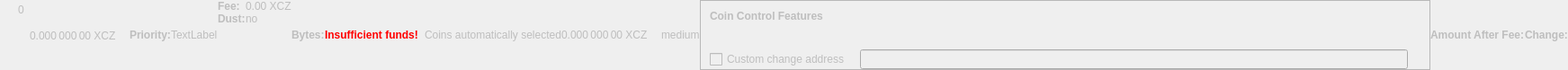
    <widget class="QWidget" name="dummyHideWidget" native="true">
     <property name="enabled">
      <bool>false</bool>
     </property>
     <property name="maximumSize">
      <size>
       <width>100</width>
       <height>22</height>
      </size>
     </property>
     <layout class="QHBoxLayout" name="dummyHideLayout">
      <property name="spacing">
       <number>0</number>
      </property>
      <property name="margin">
       <number>0</number>
      </property>
      <item>
       <layout class="QFormLayout" name="formLayoutCoinControl1">
        <property name="horizontalSpacing">
         <number>10</number>
        </property>
        <property name="verticalSpacing">
         <number>14</number>
        </property>
        <property name="leftMargin">
         <number>10</number>
        </property>
        <property name="topMargin">
         <number>4</number>
        </property>
        <property name="rightMargin">
         <number>6</number>
        </property>
        <item row="0" column="1">
         <widget class="QLabel" name="labelCoinControlBytes">
          <property name="cursor">
           <cursorShape>IBeamCursor</cursorShape>
          </property>
          <property name="contextMenuPolicy">
           <enum>Qt::ActionsContextMenu</enum>
          </property>
          <property name="text">
           <string notr="true">0</string>
          </property>
          <property name="textInteractionFlags">
           <set>Qt::LinksAccessibleByMouse|Qt::TextSelectableByKeyboard|Qt::TextSelectableByMouse</set>
          </property>
         </widget>
        </item>
       </layout>
      </item>
      <item>
       <widget class="QLabel" name="labelCoinControlAfterFee">
        <property name="enabled">
         <bool>false</bool>
        </property>
        <property name="sizePolicy">
         <sizepolicy hsizetype="Fixed" vsizetype="Fixed">
          <horstretch>0</horstretch>
          <verstretch>0</verstretch>
         </sizepolicy>
        </property>
        <property name="minimumSize">
         <size>
          <width>111</width>
          <height>12</height>
         </size>
        </property>
        <property name="maximumSize">
         <size>
          <width>111</width>
          <height>12</height>
         </size>
        </property>
        <property name="cursor">
         <cursorShape>IBeamCursor</cursorShape>
        </property>
        <property name="contextMenuPolicy">
         <enum>Qt::ActionsContextMenu</enum>
        </property>
        <property name="text">
         <string notr="true">0.000 000 00 XCZ</string>
        </property>
        <property name="textInteractionFlags">
         <set>Qt::LinksAccessibleByMouse|Qt::TextSelectableByKeyboard|Qt::TextSelectableByMouse</set>
        </property>
       </widget>
      </item>
      <item>
       <widget class="QLabel" name="labelCoinControlPriorityText">
        <property name="enabled">
         <bool>false</bool>
        </property>
        <property name="font">
         <font>
          <weight>75</weight>
          <bold>true</bold>
         </font>
        </property>
        <property name="text">
         <string>Priority:</string>
        </property>
       </widget>
      </item>
      <item>
       <layout class="QHBoxLayout" name="horizontalLayout">
        <item>
         <widget class="QLabel" name="WarningLabel">
          <property name="text">
           <string>TextLabel</string>
          </property>
         </widget>
        </item>
       </layout>
      </item>
      <item>
       <layout class="QFormLayout" name="formLayoutCoinControl3">
        <property name="horizontalSpacing">
         <number>0</number>
        </property>
        <property name="verticalSpacing">
         <number>0</number>
        </property>
        <property name="leftMargin">
         <number>0</number>
        </property>
        <property name="topMargin">
         <number>0</number>
        </property>
        <property name="rightMargin">
         <number>0</number>
        </property>
        <item row="0" column="0">
         <widget class="QLabel" name="labelCoinControlFeeText">
          <property name="enabled">
           <bool>false</bool>
          </property>
          <property name="font">
           <font>
            <weight>75</weight>
            <bold>true</bold>
           </font>
          </property>
          <property name="text">
           <string>Fee:</string>
          </property>
          <property name="margin">
           <number>0</number>
          </property>
         </widget>
        </item>
        <item row="0" column="1">
         <widget class="QLabel" name="labelCoinControlFee">
          <property name="enabled">
           <bool>false</bool>
          </property>
          <property name="cursor">
           <cursorShape>IBeamCursor</cursorShape>
          </property>
          <property name="contextMenuPolicy">
           <enum>Qt::ActionsContextMenu</enum>
          </property>
          <property name="text">
           <string notr="true">0.00 XCZ</string>
          </property>
          <property name="textInteractionFlags">
           <set>Qt::LinksAccessibleByMouse|Qt::TextSelectableByKeyboard|Qt::TextSelectableByMouse</set>
          </property>
         </widget>
        </item>
        <item row="1" column="0">
         <widget class="QLabel" name="labelCoinControlLowOutputText">
          <property name="enabled">
           <bool>false</bool>
          </property>
          <property name="font">
           <font>
            <weight>75</weight>
            <bold>true</bold>
           </font>
          </property>
          <property name="text">
           <string>Dust:</string>
          </property>
         </widget>
        </item>
        <item row="1" column="1">
         <widget class="QLabel" name="labelCoinControlLowOutput">
          <property name="enabled">
           <bool>false</bool>
          </property>
          <property name="cursor">
           <cursorShape>IBeamCursor</cursorShape>
          </property>
          <property name="contextMenuPolicy">
           <enum>Qt::ActionsContextMenu</enum>
          </property>
          <property name="text">
           <string>no</string>
          </property>
          <property name="textInteractionFlags">
           <set>Qt::LinksAccessibleByMouse|Qt::TextSelectableByKeyboard|Qt::TextSelectableByMouse</set>
          </property>
         </widget>
        </item>
       </layout>
      </item>
      <item>
       <widget class="QLabel" name="labelCoinControlBytesText">
        <property name="enabled">
         <bool>false</bool>
        </property>
        <property name="font">
         <font>
          <weight>75</weight>
          <bold>true</bold>
         </font>
        </property>
        <property name="text">
         <string>Bytes:</string>
        </property>
       </widget>
      </item>
      <item>
       <layout class="QFormLayout" name="formLayoutCoinControl2">
        <property name="horizontalSpacing">
         <number>0</number>
        </property>
        <property name="verticalSpacing">
         <number>0</number>
        </property>
        <property name="leftMargin">
         <number>0</number>
        </property>
        <property name="topMargin">
         <number>0</number>
        </property>
        <property name="rightMargin">
         <number>0</number>
        </property>
       </layout>
      </item>
      <item>
       <layout class="QHBoxLayout" name="horizontalLayoutCoinControl2">
        <property name="spacing">
         <number>0</number>
        </property>
        <property name="bottomMargin">
         <number>0</number>
        </property>
       </layout>
      </item>
      <item>
       <widget class="QLabel" name="labelCoinControlInsuffFunds">
        <property name="enabled">
         <bool>false</bool>
        </property>
        <property name="minimumSize">
         <size>
          <width>0</width>
          <height>0</height>
         </size>
        </property>
        <property name="font">
         <font>
          <weight>75</weight>
          <bold>true</bold>
         </font>
        </property>
        <property name="styleSheet">
         <string notr="true">color:red;font-weight:bold;</string>
        </property>
        <property name="text">
         <string>Insufficient funds!</string>
        </property>
        <property name="margin">
         <number>5</number>
        </property>
       </widget>
      </item>
      <item>
       <layout class="QFormLayout" name="formLayoutCoinControl4">
        <property name="horizontalSpacing">
         <number>0</number>
        </property>
        <property name="verticalSpacing">
         <number>0</number>
        </property>
        <property name="leftMargin">
         <number>0</number>
        </property>
        <property name="topMargin">
         <number>0</number>
        </property>
        <property name="rightMargin">
         <number>0</number>
        </property>
       </layout>
      </item>
      <item>
       <widget class="QLabel" name="labelCoinControlChangeLabel">
        <property name="enabled">
         <bool>false</bool>
        </property>
        <property name="sizePolicy">
         <sizepolicy hsizetype="Preferred" vsizetype="Expanding">
          <horstretch>0</horstretch>
          <verstretch>0</verstretch>
         </sizepolicy>
        </property>
        <property name="minimumSize">
         <size>
          <width>0</width>
          <height>0</height>
         </size>
        </property>
        <property name="text">
         <string/>
        </property>
        <property name="margin">
         <number>3</number>
        </property>
       </widget>
      </item>
      <item>
       <widget class="QLabel" name="labelCoinControlAutomaticallySelected">
        <property name="enabled">
         <bool>false</bool>
        </property>
        <property name="sizePolicy">
         <sizepolicy hsizetype="Fixed" vsizetype="Fixed">
          <horstretch>0</horstretch>
          <verstretch>0</verstretch>
         </sizepolicy>
        </property>
        <property name="minimumSize">
         <size>
          <width>0</width>
          <height>0</height>
         </size>
        </property>
        <property name="maximumSize">
         <size>
          <width>240</width>
          <height>16777215</height>
         </size>
        </property>
        <property name="text">
         <string>Coins automatically selected</string>
        </property>
        <property name="margin">
         <number>5</number>
        </property>
       </widget>
      </item>
      <item>
       <widget class="QLabel" name="labelCoinControlChange">
        <property name="enabled">
         <bool>false</bool>
        </property>
        <property name="sizePolicy">
         <sizepolicy hsizetype="Fixed" vsizetype="Fixed">
          <horstretch>0</horstretch>
          <verstretch>0</verstretch>
         </sizepolicy>
        </property>
        <property name="minimumSize">
         <size>
          <width>111</width>
          <height>0</height>
         </size>
        </property>
        <property name="maximumSize">
         <size>
          <width>111</width>
          <height>16777215</height>
         </size>
        </property>
        <property name="cursor">
         <cursorShape>IBeamCursor</cursorShape>
        </property>
        <property name="contextMenuPolicy">
         <enum>Qt::ActionsContextMenu</enum>
        </property>
        <property name="text">
         <string notr="true">0.000 000 00 XCZ</string>
        </property>
        <property name="textInteractionFlags">
         <set>Qt::LinksAccessibleByMouse|Qt::TextSelectableByKeyboard|Qt::TextSelectableByMouse</set>
        </property>
       </widget>
      </item>
      <item>
       <widget class="QLabel" name="labelCoinControlPriority">
        <property name="enabled">
         <bool>false</bool>
        </property>
        <property name="cursor">
         <cursorShape>IBeamCursor</cursorShape>
        </property>
        <property name="contextMenuPolicy">
         <enum>Qt::ActionsContextMenu</enum>
        </property>
        <property name="text">
         <string>medium</string>
        </property>
        <property name="textInteractionFlags">
         <set>Qt::LinksAccessibleByMouse|Qt::TextSelectableByKeyboard|Qt::TextSelectableByMouse</set>
        </property>
       </widget>
      </item>
      <item>
       <widget class="QFrame" name="frameCoinControl">
        <property name="sizePolicy">
         <sizepolicy hsizetype="Expanding" vsizetype="Expanding">
          <horstretch>0</horstretch>
          <verstretch>0</verstretch>
         </sizepolicy>
        </property>
        <property name="maximumSize">
         <size>
          <width>16777215</width>
          <height>16777215</height>
         </size>
        </property>
        <property name="frameShape">
         <enum>QFrame::StyledPanel</enum>
        </property>
        <property name="frameShadow">
         <enum>QFrame::Sunken</enum>
        </property>
        <layout class="QVBoxLayout" name="verticalLayoutCoinControl2_2">
         <property name="spacing">
          <number>0</number>
         </property>
         <property name="margin">
          <number>0</number>
         </property>
         <item>
          <layout class="QVBoxLayout" name="verticalLayoutCoinControl" stretch="0,0,0,1">
           <property name="spacing">
            <number>0</number>
           </property>
           <property name="leftMargin">
            <number>10</number>
           </property>
           <property name="topMargin">
            <number>10</number>
           </property>
           <item>
            <layout class="QHBoxLayout" name="horizontalLayoutCoinControl1">
             <property name="bottomMargin">
              <number>15</number>
             </property>
             <item>
              <widget class="QLabel" name="labelCoinControlFeatures">
               <property name="enabled">
                <bool>false</bool>
               </property>
               <property name="sizePolicy">
                <sizepolicy hsizetype="Preferred" vsizetype="Maximum">
                 <horstretch>0</horstretch>
                 <verstretch>0</verstretch>
                </sizepolicy>
               </property>
               <property name="font">
                <font>
                 <weight>75</weight>
                 <bold>true</bold>
                </font>
               </property>
               <property name="styleSheet">
                <string notr="true">font-weight:bold;</string>
               </property>
               <property name="text">
                <string>Coin Control Features</string>
               </property>
              </widget>
             </item>
            </layout>
           </item>
           <item>
            <widget class="QWidget" name="widgetCoinControl" native="true">
             <property name="sizePolicy">
              <sizepolicy hsizetype="Preferred" vsizetype="Preferred">
               <horstretch>0</horstretch>
               <verstretch>0</verstretch>
              </sizepolicy>
             </property>
             <property name="minimumSize">
              <size>
               <width>0</width>
               <height>0</height>
              </size>
             </property>
             <property name="styleSheet">
              <string notr="true"/>
             </property>
             <layout class="QHBoxLayout" name="horizontalLayoutCoinControl5_2">
              <property name="margin">
               <number>0</number>
              </property>
              <item>
               <layout class="QHBoxLayout" name="horizontalLayoutCoinControl3">
                <property name="spacing">
                 <number>20</number>
                </property>
                <property name="topMargin">
                 <number>0</number>
                </property>
                <property name="bottomMargin">
                 <number>10</number>
                </property>
               </layout>
              </item>
             </layout>
            </widget>
           </item>
           <item>
            <layout class="QHBoxLayout" name="horizontalLayoutCoinControl4" stretch="0,0,0">
             <property name="spacing">
              <number>12</number>
             </property>
             <property name="sizeConstraint">
              <enum>QLayout::SetDefaultConstraint</enum>
             </property>
             <property name="topMargin">
              <number>5</number>
             </property>
             <property name="rightMargin">
              <number>5</number>
             </property>
             <item>
              <widget class="QCheckBox" name="checkBoxCoinControlChange">
               <property name="enabled">
                <bool>false</bool>
               </property>
               <property name="toolTip">
                <string>If this is activated, but the change address is empty or invalid, change will be sent to a newly generated address.</string>
               </property>
               <property name="text">
                <string>Custom change address</string>
               </property>
              </widget>
             </item>
             <item>
              <widget class="QValidatedLineEdit" name="lineEditCoinControlChange">
               <property name="enabled">
                <bool>false</bool>
               </property>
               <property name="sizePolicy">
                <sizepolicy hsizetype="Expanding" vsizetype="Fixed">
                 <horstretch>0</horstretch>
                 <verstretch>0</verstretch>
                </sizepolicy>
               </property>
              </widget>
             </item>
             <item>
              <widget class="QLabel" name="labelCoinControlChangeLabel_2">
               <property name="sizePolicy">
                <sizepolicy hsizetype="Preferred" vsizetype="Expanding">
                 <horstretch>0</horstretch>
                 <verstretch>0</verstretch>
                </sizepolicy>
               </property>
               <property name="minimumSize">
                <size>
                 <width>0</width>
                 <height>0</height>
                </size>
               </property>
               <property name="text">
                <string/>
               </property>
               <property name="margin">
                <number>3</number>
               </property>
              </widget>
             </item>
            </layout>
           </item>
           <item>
            <spacer name="verticalSpacerCoinControl">
             <property name="orientation">
              <enum>Qt::Vertical</enum>
             </property>
             <property name="sizeHint" stdset="0">
              <size>
               <width>800</width>
               <height>1</height>
              </size>
             </property>
            </spacer>
           </item>
          </layout>
         </item>
        </layout>
       </widget>
      </item>
      <item>
       <widget class="QLabel" name="labelCoinControlAfterFeeText">
        <property name="enabled">
         <bool>false</bool>
        </property>
        <property name="minimumSize">
         <size>
          <width>0</width>
          <height>0</height>
         </size>
        </property>
        <property name="maximumSize">
         <size>
          <width>16777215</width>
          <height>16777215</height>
         </size>
        </property>
        <property name="font">
         <font>
          <weight>75</weight>
          <bold>true</bold>
         </font>
        </property>
        <property name="text">
         <string>Amount After Fee:</string>
        </property>
        <property name="alignment">
         <set>Qt::AlignLeading|Qt::AlignLeft|Qt::AlignVCenter</set>
        </property>
        <property name="margin">
         <number>0</number>
        </property>
       </widget>
      </item>
      <item>
       <widget class="QLabel" name="labelCoinControlChangeText">
        <property name="enabled">
         <bool>false</bool>
        </property>
        <property name="sizePolicy">
         <sizepolicy hsizetype="Preferred" vsizetype="Preferred">
          <horstretch>0</horstretch>
          <verstretch>0</verstretch>
         </sizepolicy>
        </property>
        <property name="minimumSize">
         <size>
          <width>0</width>
          <height>0</height>
         </size>
        </property>
        <property name="maximumSize">
         <size>
          <width>16777215</width>
          <height>16777215</height>
         </size>
        </property>
        <property name="font">
         <font>
          <weight>75</weight>
          <bold>true</bold>
         </font>
        </property>
        <property name="text">
         <string>Change:</string>
        </property>
        <property name="alignment">
         <set>Qt::AlignLeading|Qt::AlignLeft|Qt::AlignVCenter</set>
        </property>
       </widget>
      </item>
     </layout>
    </widget>
